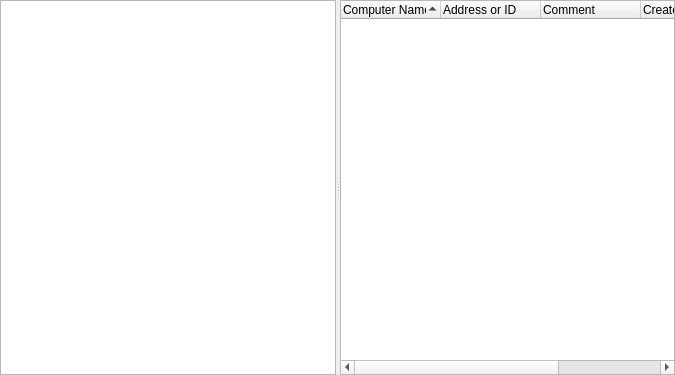
<?xml version="1.0" encoding="UTF-8"?>
<ui version="4.0">
 <class>AddressBookTab</class>
 <widget class="QWidget" name="AddressBookTab">
  <property name="geometry">
   <rect>
    <x>0</x>
    <y>0</y>
    <width>675</width>
    <height>375</height>
   </rect>
  </property>
  <property name="windowTitle">
   <string notr="true"/>
  </property>
  <layout class="QVBoxLayout" name="verticalLayout">
   <property name="spacing">
    <number>0</number>
   </property>
   <property name="leftMargin">
    <number>0</number>
   </property>
   <property name="topMargin">
    <number>0</number>
   </property>
   <property name="rightMargin">
    <number>0</number>
   </property>
   <property name="bottomMargin">
    <number>0</number>
   </property>
   <item>
    <widget class="QSplitter" name="splitter">
     <property name="orientation">
      <enum>Qt::Horizontal</enum>
     </property>
     <widget class="console::ComputerGroupTree" name="tree_group">
      <property name="sizePolicy">
       <sizepolicy hsizetype="Preferred" vsizetype="Expanding">
        <horstretch>0</horstretch>
        <verstretch>0</verstretch>
       </sizepolicy>
      </property>
      <property name="contextMenuPolicy">
       <enum>Qt::CustomContextMenu</enum>
      </property>
      <property name="dragEnabled">
       <bool>false</bool>
      </property>
      <property name="dragDropMode">
       <enum>QAbstractItemView::DragDrop</enum>
      </property>
      <property name="defaultDropAction">
       <enum>Qt::MoveAction</enum>
      </property>
      <property name="selectionBehavior">
       <enum>QAbstractItemView::SelectItems</enum>
      </property>
      <attribute name="headerVisible">
       <bool>false</bool>
      </attribute>
      <column>
       <property name="text">
        <string notr="true">1</string>
       </property>
      </column>
     </widget>
     <widget class="console::ComputerTree" name="tree_computer">
      <property name="contextMenuPolicy">
       <enum>Qt::CustomContextMenu</enum>
      </property>
      <property name="dragEnabled">
       <bool>true</bool>
      </property>
      <property name="dragDropMode">
       <enum>QAbstractItemView::DragOnly</enum>
      </property>
      <property name="defaultDropAction">
       <enum>Qt::MoveAction</enum>
      </property>
      <property name="selectionBehavior">
       <enum>QAbstractItemView::SelectRows</enum>
      </property>
      <property name="indentation">
       <number>0</number>
      </property>
      <property name="sortingEnabled">
       <bool>true</bool>
      </property>
      <property name="columnCount">
       <number>5</number>
      </property>
      <column>
       <property name="text">
        <string>Computer Name</string>
       </property>
      </column>
      <column>
       <property name="text">
        <string>Address or ID</string>
       </property>
      </column>
      <column>
       <property name="text">
        <string>Comment</string>
       </property>
      </column>
      <column>
       <property name="text">
        <string>Created</string>
       </property>
      </column>
      <column>
       <property name="text">
        <string>Modified</string>
       </property>
      </column>
     </widget>
    </widget>
   </item>
  </layout>
 </widget>
 <customwidgets>
  <customwidget>
   <class>console::ComputerGroupTree</class>
   <extends>QTreeWidget</extends>
   <header>console/computer_group_tree.h</header>
  </customwidget>
  <customwidget>
   <class>console::ComputerTree</class>
   <extends>QTreeWidget</extends>
   <header>console/computer_tree.h</header>
  </customwidget>
 </customwidgets>
 <resources/>
 <connections/>
</ui>
